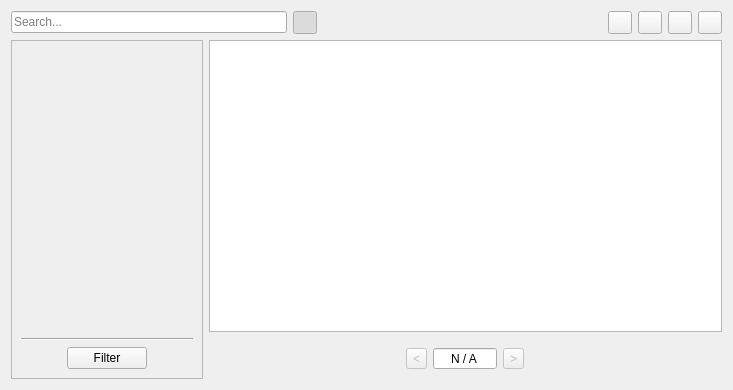
<?xml version="1.0" encoding="UTF-8"?>
<ui version="4.0">
 <class>Widgetry::DataInterface</class>
 <widget class="QWidget" name="Widgetry::DataInterface">
  <property name="geometry">
   <rect>
    <x>0</x>
    <y>0</y>
    <width>733</width>
    <height>390</height>
   </rect>
  </property>
  <property name="windowTitle">
   <string>Interface</string>
  </property>
  <layout class="QGridLayout" name="interfaceLayout" columnstretch="0,0,1">
   <item row="1" column="1" colspan="2">
    <widget class="QTableView" name="tableView">
     <property name="contextMenuPolicy">
      <enum>Qt::ContextMenuPolicy::CustomContextMenu</enum>
     </property>
     <property name="editTriggers">
      <set>QAbstractItemView::EditTrigger::NoEditTriggers</set>
     </property>
     <property name="selectionBehavior">
      <enum>QAbstractItemView::SelectionBehavior::SelectRows</enum>
     </property>
     <property name="sortingEnabled">
      <bool>true</bool>
     </property>
    </widget>
   </item>
   <item row="1" column="0" rowspan="2">
    <widget class="QFrame" name="filterFrame">
     <property name="frameShape">
      <enum>QFrame::Shape::StyledPanel</enum>
     </property>
     <layout class="QGridLayout" name="gridLayout_3">
      <item row="2" column="0">
       <spacer name="horizontalSpacer_4">
        <property name="orientation">
         <enum>Qt::Orientation::Horizontal</enum>
        </property>
        <property name="sizeHint" stdset="0">
         <size>
          <width>40</width>
          <height>20</height>
         </size>
        </property>
       </spacer>
      </item>
      <item row="2" column="2">
       <spacer name="horizontalSpacer_5">
        <property name="orientation">
         <enum>Qt::Orientation::Horizontal</enum>
        </property>
        <property name="sizeHint" stdset="0">
         <size>
          <width>40</width>
          <height>20</height>
         </size>
        </property>
       </spacer>
      </item>
      <item row="2" column="1">
       <widget class="QPushButton" name="filterButton">
        <property name="text">
         <string>Filter</string>
        </property>
       </widget>
      </item>
      <item row="0" column="0" colspan="3">
       <widget class="QWidget" name="filterContainer" native="true">
        <layout class="QVBoxLayout" name="filterContainerLayout">
         <property name="leftMargin">
          <number>0</number>
         </property>
         <property name="topMargin">
          <number>0</number>
         </property>
         <property name="rightMargin">
          <number>0</number>
         </property>
         <property name="bottomMargin">
          <number>0</number>
         </property>
        </layout>
       </widget>
      </item>
      <item row="1" column="0" colspan="3">
       <widget class="Line" name="line">
        <property name="orientation">
         <enum>Qt::Orientation::Horizontal</enum>
        </property>
       </widget>
      </item>
     </layout>
    </widget>
   </item>
   <item row="0" column="0" colspan="3">
    <widget class="QWidget" name="topBar" native="true">
     <layout class="QHBoxLayout" name="topBarLayout" stretch="0,0,0,0">
      <property name="leftMargin">
       <number>0</number>
      </property>
      <property name="topMargin">
       <number>0</number>
      </property>
      <property name="rightMargin">
       <number>0</number>
      </property>
      <property name="bottomMargin">
       <number>0</number>
      </property>
      <item>
       <widget class="QLineEdit" name="searchInput">
        <property name="maxLength">
         <number>30</number>
        </property>
        <property name="placeholderText">
         <string>Search...</string>
        </property>
       </widget>
      </item>
      <item>
       <widget class="QToolButton" name="toggleFiltersButtons">
        <property name="icon">
         <iconset resource="../resources/widgetry_resources.qrc">
          <normaloff>:/icons/filter_icon.png</normaloff>:/icons/filter_icon.png</iconset>
        </property>
        <property name="checkable">
         <bool>true</bool>
        </property>
        <property name="checked">
         <bool>true</bool>
        </property>
       </widget>
      </item>
      <item>
       <spacer name="horizontalSpacer_3">
        <property name="orientation">
         <enum>Qt::Orientation::Horizontal</enum>
        </property>
        <property name="sizeHint" stdset="0">
         <size>
          <width>40</width>
          <height>20</height>
         </size>
        </property>
       </spacer>
      </item>
      <item>
       <widget class="QWidget" name="buttonsContainer" native="true">
        <layout class="QHBoxLayout" name="buttonsContainerLayout">
         <property name="topMargin">
          <number>0</number>
         </property>
         <property name="rightMargin">
          <number>0</number>
         </property>
         <property name="bottomMargin">
          <number>0</number>
         </property>
         <item>
          <widget class="QToolButton" name="refreshButton">
           <property name="icon">
            <iconset resource="../resources/widgetry_resources.qrc">
             <normaloff>:/icons/action_refresh.png</normaloff>:/icons/action_refresh.png</iconset>
           </property>
          </widget>
         </item>
         <item>
          <widget class="QToolButton" name="addButton">
           <property name="icon">
            <iconset resource="../resources/widgetry_resources.qrc">
             <normaloff>:/icons/action_add.png</normaloff>:/icons/action_add.png</iconset>
           </property>
          </widget>
         </item>
         <item>
          <widget class="QToolButton" name="editButton">
           <property name="icon">
            <iconset resource="../resources/widgetry_resources.qrc">
             <normaloff>:/icons/action_edit.png</normaloff>:/icons/action_edit.png</iconset>
           </property>
          </widget>
         </item>
         <item>
          <widget class="QToolButton" name="deleteButton">
           <property name="icon">
            <iconset resource="../resources/widgetry_resources.qrc">
             <normaloff>:/icons/action_delete.png</normaloff>:/icons/action_delete.png</iconset>
           </property>
          </widget>
         </item>
        </layout>
       </widget>
      </item>
     </layout>
    </widget>
   </item>
   <item row="2" column="1" colspan="2">
    <widget class="QWidget" name="pageInputBar" native="true">
     <layout class="QHBoxLayout" name="horizontalLayout">
      <item>
       <spacer name="horizontalSpacer">
        <property name="orientation">
         <enum>Qt::Orientation::Horizontal</enum>
        </property>
        <property name="sizeHint" stdset="0">
         <size>
          <width>238</width>
          <height>20</height>
         </size>
        </property>
       </spacer>
      </item>
      <item>
       <widget class="QToolButton" name="previousPageButton">
        <property name="enabled">
         <bool>false</bool>
        </property>
        <property name="text">
         <string notr="true">&lt;</string>
        </property>
       </widget>
      </item>
      <item>
       <widget class="QSpinBox" name="pageInput">
        <property name="minimumSize">
         <size>
          <width>64</width>
          <height>0</height>
         </size>
        </property>
        <property name="wrapping">
         <bool>true</bool>
        </property>
        <property name="alignment">
         <set>Qt::AlignmentFlag::AlignCenter</set>
        </property>
        <property name="buttonSymbols">
         <enum>QAbstractSpinBox::ButtonSymbols::NoButtons</enum>
        </property>
        <property name="specialValueText">
         <string>N / A</string>
        </property>
        <property name="suffix">
         <string notr="true"> / 1</string>
        </property>
        <property name="minimum">
         <number>0</number>
        </property>
        <property name="maximum">
         <number>1</number>
        </property>
       </widget>
      </item>
      <item>
       <widget class="QToolButton" name="nextPageButton">
        <property name="enabled">
         <bool>false</bool>
        </property>
        <property name="text">
         <string notr="true">&gt;</string>
        </property>
       </widget>
      </item>
      <item>
       <spacer name="horizontalSpacer_2">
        <property name="orientation">
         <enum>Qt::Orientation::Horizontal</enum>
        </property>
        <property name="sizeHint" stdset="0">
         <size>
          <width>238</width>
          <height>20</height>
         </size>
        </property>
       </spacer>
      </item>
     </layout>
    </widget>
   </item>
  </layout>
 </widget>
 <resources>
  <include location="../resources/widgetry_resources.qrc"/>
 </resources>
 <connections>
  <connection>
   <sender>toggleFiltersButtons</sender>
   <signal>toggled(bool)</signal>
   <receiver>filterFrame</receiver>
   <slot>setVisible(bool)</slot>
   <hints>
    <hint type="sourcelabel">
     <x>313</x>
     <y>32</y>
    </hint>
    <hint type="destinationlabel">
     <x>168</x>
     <y>194</y>
    </hint>
   </hints>
  </connection>
  <connection>
   <sender>previousPageButton</sender>
   <signal>clicked()</signal>
   <receiver>pageInput</receiver>
   <slot>stepDown()</slot>
   <hints>
    <hint type="sourcelabel">
     <x>414</x>
     <y>355</y>
    </hint>
    <hint type="destinationlabel">
     <x>450</x>
     <y>359</y>
    </hint>
   </hints>
  </connection>
  <connection>
   <sender>nextPageButton</sender>
   <signal>clicked()</signal>
   <receiver>pageInput</receiver>
   <slot>stepUp()</slot>
   <hints>
    <hint type="sourcelabel">
     <x>511</x>
     <y>357</y>
    </hint>
    <hint type="destinationlabel">
     <x>472</x>
     <y>359</y>
    </hint>
   </hints>
  </connection>
 </connections>
</ui>
